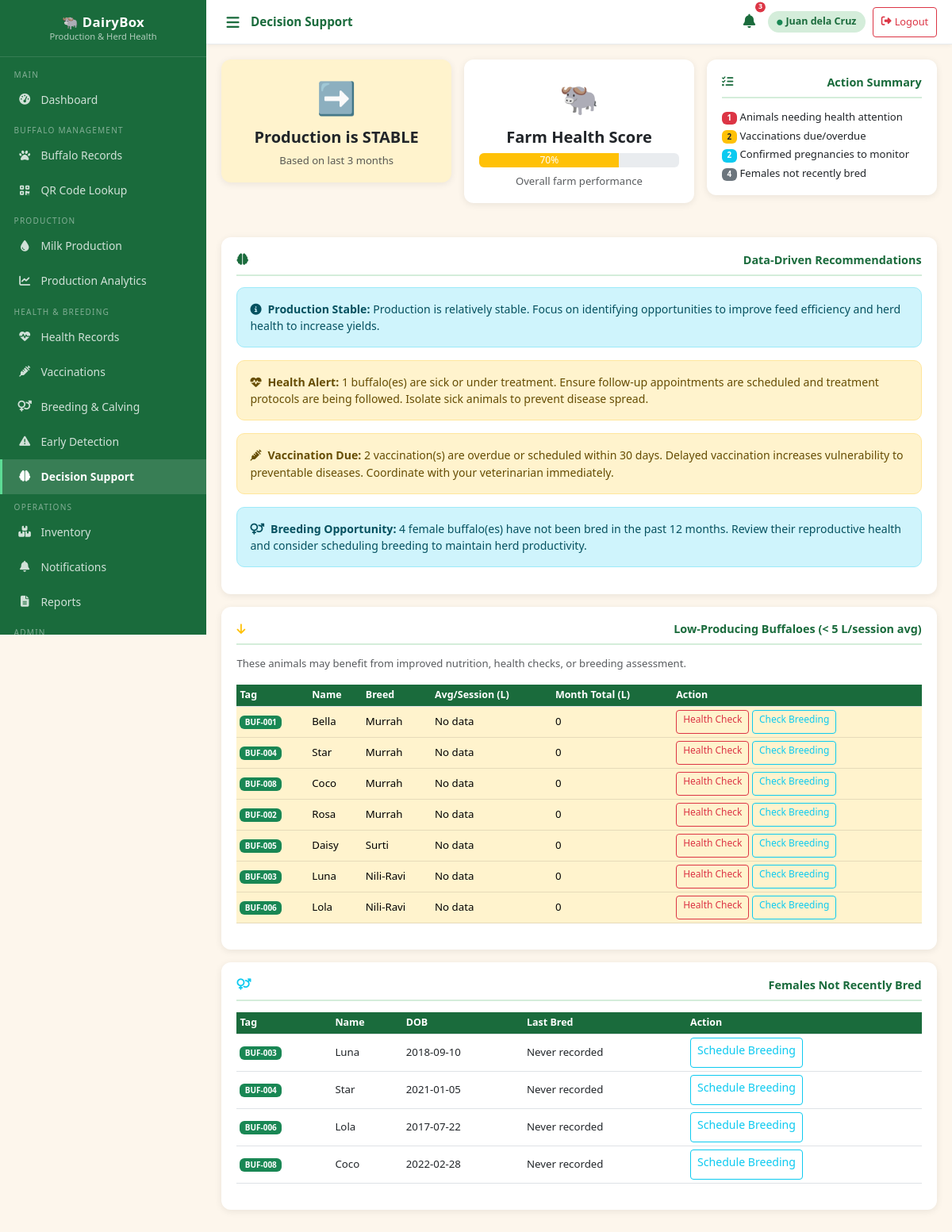
The page /modules/decision_support.php (signed in) on the database its author committed.
### tables this page shows
CREATE TABLE IF NOT EXISTS buffaloes (
    id              INT AUTO_INCREMENT PRIMARY KEY,
    tag_number      VARCHAR(40)  NOT NULL UNIQUE,
    qr_code         VARCHAR(100) UNIQUE,
    name            VARCHAR(80),
    breed           VARCHAR(80),
    sex             ENUM('Female','Male') DEFAULT 'Female',
    date_of_birth   DATE,
    weight_kg       DECIMAL(6,2),
    color           VARCHAR(50),
    acquisition_date DATE,
    acquisition_type ENUM('Born on Farm','Purchased','Donated') DEFAULT 'Born on Farm',
    status          ENUM('Active','Sold','Dead','Transferred') DEFAULT 'Active',
    health_status   ENUM('Healthy','Sick','Under Treatment','Recovered') DEFAULT 'Healthy',
    notes           TEXT,
    photo           VARCHAR(200),
    created_by      INT,
    created_at      TIMESTAMP DEFAULT CURRENT_TIMESTAMP,
    updated_at      TIMESTAMP DEFAULT CURRENT_TIMESTAMP ON UPDATE CURRENT_TIMESTAMP,
    FOREIGN KEY (created_by) REFERENCES users(id) ON DELETE SET NULL
);

### modules/decision_support.php (the view, shortened to what this page needs)
<?php
$db        = getDB();
$lowProd = $db->query("
    SELECT b.id, b.tag_number, b.name, b.breed, b.date_of_birth,
           AVG(mp.quantity_liters) as avg_session,
           SUM(mp.quantity_liters) as month_total
    FROM buffaloes b
    LEFT JOIN milk_production mp ON mp.buffalo_id=b.id
        AND MONTH(mp.record_date)=MONTH(CURDATE())
        AND YEAR(mp.record_date)=YEAR(CURDATE())
    WHERE b.status='Active' AND b.sex='Female'
    GROUP BY b.id, b.tag_number, b.name, b.breed, b.date_of_birth
    HAVING avg_session < 5 OR avg_session IS NULL
    ORDER BY avg_session ASC
")->fetchAll();
$notBred = $db->query("
    SELECT b.id, b.tag_number, b.name, b.date_of_birth,
           MAX(br.breeding_date) as last_bred
    FROM buffaloes b
    LEFT JOIN breeding_records br ON br.buffalo_id=b.id
    WHERE b.status='Active' AND b.sex='Female'
    GROUP BY b.id, b.tag_number, b.name, b.date_of_birth
    HAVING last_bred IS NULL OR last_bred < DATE_SUB(CURDATE(), INTERVAL 12 MONTH)
")->fetchAll();
$trendDir = 'stable';
$pendingVacc  = $db->query("SELECT COUNT(*) FROM vaccinations WHERE status IN ('Overdue','Scheduled') AND (next_due_date IS NULL OR next_due_date <= DATE_ADD(CURDATE(),INTERVAL 30 DAY))")->fetchColumn();
$confirmedPreg= $db->query("SELECT COUNT(*) FROM breeding_records WHERE pregnancy_status='Confirmed'")->fetchColumn();
$sickCount    = $db->query("SELECT COUNT(*) FROM buffaloes WHERE health_status IN ('Sick','Under Treatment') AND status='Active'")->fetchColumn();
include '../includes/header.php';
?>
<div class="row g-3 mb-4">
    <div class="col-md-4">
        <div class="card-section text-center" style="background:<?= $trendDir==='increasing'?'#d4edda':($trendDir==='decreasing'?'#f8d7da':'#fff3cd') ?>">
            <div style="font-size:2.5rem"><?= $trendDir==='increasing'?'📈':($trendDir==='decreasing'?'📉':'➡️') ?></div>
            <h5 class="fw-bold mt-2">Production is <?= strtoupper($trendDir) ?></h5>
            <p class="text-muted small mb-0">Based on last 3 months</p>
        </div>
    </div>
    <div class="col-md-4">
        <div class="card-section text-center">
            <div style="font-size:2.5rem">🐃</div>
            <h5 class="fw-bold mt-2">Farm Health Score</h5>
            <?php
            $score = 100;
            if ($sickCount > 0)    $score -= min($sickCount * 10, 30);
            if (count($lowProd) > 0) $score -= min(count($lowProd)*5, 20);
            $score = max($score, 0);
            $scoreCls = $score >= 80 ? 'success' : ($score >= 60 ? 'warning' : 'danger');
            ?>
            <div class="progress mb-2" style="height:18px">
                <div class="progress-bar bg-<?= $scoreCls ?>" style="width:<?= $score ?>%"><?= $score ?>%</div>
            </div>
            <p class="text-muted small mb-0">Overall farm performance</p>
        </div>
    </div>
    <div class="col-md-4">
        <div class="card-section">
            <div class="section-title"><i class="fa fa-tasks me-2"></i>Action Summary</div>
            <ul class="list-unstyled mb-0 small">
                <li class="mb-1"><span class="badge bg-danger me-1"><?= $sickCount ?></span>Animals needing health attention</li>
                <li class="mb-1"><span class="badge bg-warning text-dark me-1"><?= $pendingVacc ?></span>Vaccinations due/overdue</li>
                <li class="mb-1"><span class="badge bg-info me-1"><?= $confirmedPreg ?></span>Confirmed pregnancies to monitor</li>
                <li><span class="badge bg-secondary me-1"><?= count($notBred) ?></span>Females not recently bred</li>
            </ul>
        </div>
    </div>
</div>
<div class="card-section mb-3">
    <div class="section-title"><i class="fa fa-brain me-2"></i>Data-Driven Recommendations</div>
    <?php if ($trendDir === 'decreasing'): ?>
    <div class="alert alert-danger"><i class="fa fa-chart-line me-2"></i><strong>Production Declining:</strong> Herd milk production has been declining over the past months. Consider reviewing feeding regimes, checking for subclinical illnesses, and evaluating breeding cycles.</div>
    <?php elseif ($trendDir === 'increasing'): ?>
    <div class="alert alert-success"><i class="fa fa-thumbs-up me-2"></i><strong>Production Growing:</strong> Excellent! Production is trending upward. Continue current management practices and ensure vaccination schedules are maintained.</div>
    <?php else: ?>
    <div class="alert alert-info"><i class="fa fa-info-circle me-2"></i><strong>Production Stable:</strong> Production is relatively stable. Focus on identifying opportunities to improve feed efficiency and herd health to increase yields.</div>
    <?php endif; ?>
    <?php if ($sickCount > 0): ?>
    <div class="alert alert-warning"><i class="fa fa-heartbeat me-2"></i><strong>Health Alert:</strong> <?= $sickCount ?> buffalo(es) are sick or under treatment. Ensure follow-up appointments are scheduled and treatment protocols are being followed. Isolate sick animals to prevent disease spread.</div>
    <?php endif; ?>
    <?php if ($pendingVacc > 0): ?>
    <div class="alert alert-warning"><i class="fa fa-syringe me-2"></i><strong>Vaccination Due:</strong> <?= $pendingVacc ?> vaccination(s) are overdue or scheduled within 30 days. Delayed vaccination increases vulnerability to preventable diseases. Coordinate with your veterinarian immediately.</div>
    <?php endif; ?>
    <?php if (!empty($notBred)): ?>
    <div class="alert alert-info"><i class="fa fa-venus-mars me-2"></i><strong>Breeding Opportunity:</strong> <?= count($notBred) ?> female buffalo(es) have not been bred in the past 12 months. Review their reproductive health and consider scheduling breeding to maintain herd productivity.</div>
    <?php endif; ?>
</div>
<?php if (!empty($lowProd)): ?>
<div class="card-section mb-3">
    <div class="section-title"><i class="fa fa-arrow-down me-2 text-warning"></i>Low-Producing Buffaloes (< 5 L/session avg)</div>
    <p class="text-muted small">These animals may benefit from improved nutrition, health checks, or breeding assessment.</p>
    <table class="table table-sm table-hover">
        <thead><tr><th>Tag</th><th>Name</th><th>Breed</th><th>Avg/Session (L)</th><th>Month Total (L)</th><th>Action</th></tr></thead>
        <tbody>
        <?php foreach ($lowProd as $p): ?>
        <tr class="table-warning">
            <td><span class="badge bg-success"><?= htmlspecialchars($p['tag_number']) ?></span></td>
            <td><?= htmlspecialchars($p['name']??'-') ?></td>
            <td><?= htmlspecialchars($p['breed']??'-') ?></td>
            <td><?= $p['avg_session'] ? number_format($p['avg_session'],2) : 'No data' ?></td>
            <td><?= $p['month_total'] ? number_format($p['month_total'],2) : '0' ?></td>
            <td>
                <a href="health_records.php?action=add&buffalo_id=<?= $p['id'] ?>" class="btn btn-xs btn-outline-danger" style="padding:.2rem .5rem;font-size:.75rem">Health Check</a>
                <a href="breeding.php?tab=breeding&action=add" class="btn btn-xs btn-outline-info" style="padding:.2rem .5rem;font-size:.75rem">Check Breeding</a>
            </td>
        </tr>
        <?php endforeach; ?>
        </tbody>
    </table>
</div>
<?php endif; ?>
<?php if (!empty($notBred)): ?>
<div class="card-section">
    <div class="section-title"><i class="fa fa-venus-mars me-2 text-info"></i>Females Not Recently Bred</div>
    <table class="table table-sm">
        <thead><tr><th>Tag</th><th>Name</th><th>DOB</th><th>Last Bred</th><th>Action</th></tr></thead>
        <tbody>
        <?php foreach ($notBred as $b): ?>
        <tr>
            <td><span class="badge bg-success"><?= htmlspecialchars($b['tag_number']) ?></span></td>
            <td><?= htmlspecialchars($b['name']??'-') ?></td>
            <td><?= $b['date_of_birth']??'-' ?></td>
            <td><?= $b['last_bred'] ?? 'Never recorded' ?></td>
            <td><a href="breeding.php?tab=breeding&action=add" class="btn btn-sm btn-outline-info">Schedule Breeding</a></td>
        </tr>
        <?php endforeach; ?>
        </tbody>
    </table>
</div>
<?php endif; ?>
<?php include '../includes/footer.php'; ?>

### assets/css/style.css (style rules this page uses)
:root { --green-dark: #1a6b3c; --green-main: #28a745; --green-light: #d4edda; --cream: #fdf6ec; --sidebar-w: 260px; --topbar-h: 56px; --bottom-nav-h: 60px; --radius: 12px; --shadow: 0 2px 10px rgba(0,0,0,.08); }
*, *::before, *::after { box-sizing: border-box; }
body { margin: 0; padding: 0; font-family: 'Segoe UI', system-ui, -apple-system, sans-serif; font-size: 15px; -webkit-tap-highlight-color: transparent; }
body.app-body { background: var(--cream); overflow-x: hidden; }
.card-section { background: #fff; border-radius: var(--radius); padding: 1.1rem 1.2rem; box-shadow: var(--shadow); margin-bottom: 1.2rem; }
.card-section .section-title { font-weight: 700; font-size: .9rem; color: var(--green-dark); border-bottom: 2px solid var(--green-light); padding-bottom: .45rem; margin-bottom: .9rem; display: flex; align-items: center; justify-content: space-between; flex-wrap: wrap; gap: .3rem; }
.table th { background: var(--green-dark); color: #fff; font-size: .78rem; font-weight: 600; white-space: nowrap; }
.table td { font-size: .83rem; vertical-align: middle; }
.btn { min-height: 38px; font-size: .88rem; }
.btn-xs { padding: .25rem .5rem; font-size: .74rem; line-height: 1.4; border-radius: .25rem; min-height: 30px; }
.alert { border-radius: 10px; font-size: .88rem; }

### rows shown on the page
buffaloes: tag_number "BUF-001", name "Bella", breed "Murrah"
buffaloes: tag_number "BUF-004", name "Star", breed "Murrah", date_of_birth "2021-01-05", last_bred "Never recorded"
buffaloes: tag_number "BUF-008", name "Coco", breed "Murrah", date_of_birth "2022-02-28", last_bred "Never recorded"
buffaloes: tag_number "BUF-002", name "Rosa", breed "Murrah"
buffaloes: tag_number "BUF-005", name "Daisy", breed "Surti"
buffaloes: tag_number "BUF-003", name "Luna", breed "Nili-Ravi", date_of_birth "2018-09-10", last_bred "Never recorded"
buffaloes: tag_number "BUF-006", name "Lola", breed "Nili-Ravi", date_of_birth "2017-07-22", last_bred "Never recorded"

### other values the page prints
$pageTitle "Decision Support"
$nc2 "3"
$user['full_name'] "Juan dela Cruz"
$trendDir "STABLE"
$score "70"
$sickCount "1"
$pendingVacc "2"
$confirmedPreg "2"
count($notBred) "4"
